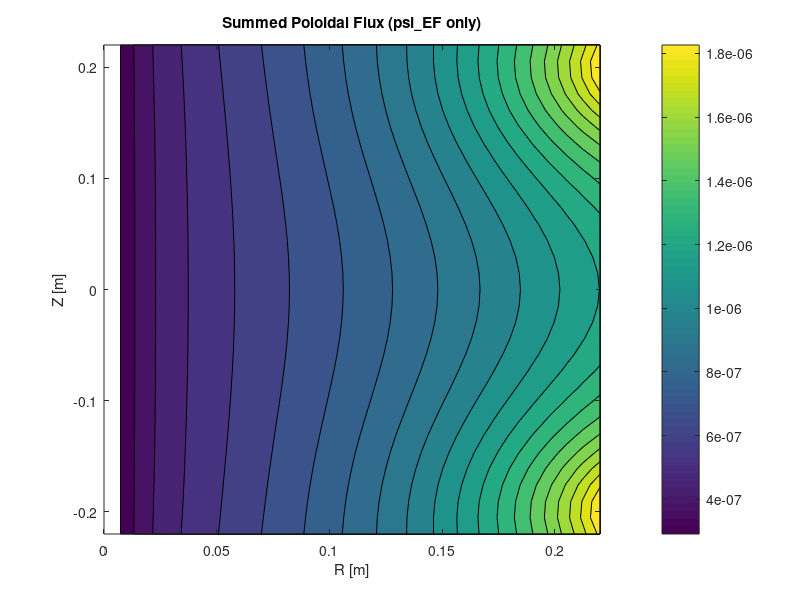
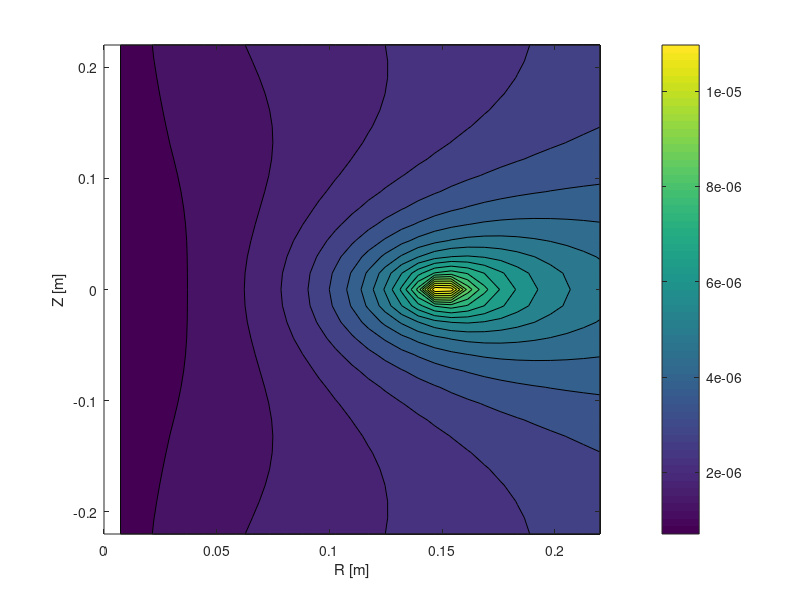

Source code (MATLAB) for these figures, in order: (Note: this script raises an error after producing the figures.)
Z = 0.22; % PFからの高さ
R = 0.22; % 大半径
mu_0 = 4*pi*1e-7;
I_EF = 2.02; % Ampere
I_PF = 14.59; % Ampere
color_limits = [0, 10e-6];

zvec = linspace(-Z, Z, 31); %めちゃ適当に30分割にした。理由はないです！
rvec = linspace(0, R, 31);
[Rgrid, Zgrid] = meshgrid(rvec, zvec);

%%%%%%%%%%%%%%%%ここからEFコイルの計算
r_EF = 0.26;
z_EF = [0.2,-0.2];
z_EF = reshape(z_EF, 1, 1, []); %上下に二つあるから整形

k_EF = sqrt(4*r_EF*Rgrid./((r_EF+Rgrid).^2 + (Zgrid - z_EF).^2));
[K_EF,E_EF] = ellipke(k_EF);
psi_EF = 2*mu_0*I_EF./k_EF.*sqrt(Rgrid.*r_EF).*((1-k_EF.^2/2).*K_EF-E_EF);
psi_EF_sum = sum(psi_EF, 3); %上下二つを合算
%%%%%%%%%%%%%%%ここからPFコイルの計算
r_PF = 0.15;
z_PF = 0.0;

k_PF = sqrt(4*r_PF*Rgrid./((r_PF+Rgrid).^2 + (Zgrid - z_PF).^2));
[K_PF,E_PF] = ellipke(k_PF);
psi_PF = 2*mu_0*I_PF./k_PF.*sqrt(Rgrid.*r_PF).*((1-k_PF.^2/2).*K_PF-E_PF);
%%%%%%%%%%%%%%%

figure;
contourf(Rgrid, Zgrid, psi_EF_sum,20); colorbar;
xlabel('R [m]');
ylabel('Z [m]');
title('Summed Poloidal Flux (psi\_EF only)');

figure;
contourf(Rgrid, Zgrid, psi_PF,20); colorbar;
xlabel('R [m]');
ylabel('Z [m]');
clim(color_limits);
title('Poloidal Flux (psi\_PF only)');

figure;
contourf(Rgrid, Zgrid, psi_PF + psi_EF_sum,20); colorbar;
xlabel('R [m]');
ylabel('Z [m]');
clim(color_limits);
title('Total Poloidal Flux (psi\_EF + psi\_PF)');

figure;
contourf(Rgrid, Zgrid, psi_PF - psi_EF_sum,20); colorbar;
xlabel('R [m]');
ylabel('Z [m]');
clim(color_limits);
title('Total Poloidal Flux (-psi\_EF + psi\_PF)');
